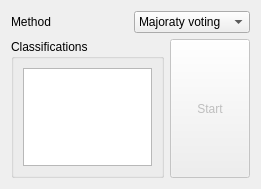
<?xml version="1.0" encoding="UTF-8"?>
<ui version="4.0">
 <class>DialogDecisionFusion</class>
 <widget class="QDialog" name="DialogDecisionFusion">
  <property name="geometry">
   <rect>
    <x>0</x>
    <y>0</y>
    <width>261</width>
    <height>189</height>
   </rect>
  </property>
  <property name="windowTitle">
   <string>Dialog</string>
  </property>
  <layout class="QVBoxLayout" name="verticalLayout">
   <item>
    <layout class="QHBoxLayout" name="horizontalLayout_2">
     <item>
      <widget class="QLabel" name="label">
       <property name="text">
        <string>Method</string>
       </property>
      </widget>
     </item>
     <item>
      <widget class="QComboBox" name="comboBox">
       <item>
        <property name="text">
         <string>Majoraty voting</string>
        </property>
       </item>
      </widget>
     </item>
    </layout>
   </item>
   <item>
    <layout class="QHBoxLayout" name="horizontalLayout_3">
     <item>
      <widget class="QGroupBox" name="groupBox">
       <property name="title">
        <string>Classifications</string>
       </property>
       <layout class="QHBoxLayout" name="horizontalLayout">
        <item>
         <widget class="QListView" name="listView">
          <property name="editTriggers">
           <set>QAbstractItemView::NoEditTriggers</set>
          </property>
          <property name="selectionMode">
           <enum>QAbstractItemView::ExtendedSelection</enum>
          </property>
          <property name="selectionBehavior">
           <enum>QAbstractItemView::SelectRows</enum>
          </property>
         </widget>
        </item>
       </layout>
      </widget>
     </item>
     <item>
      <widget class="QPushButton" name="pushButton">
       <property name="enabled">
        <bool>false</bool>
       </property>
       <property name="sizePolicy">
        <sizepolicy hsizetype="Minimum" vsizetype="Preferred">
         <horstretch>0</horstretch>
         <verstretch>0</verstretch>
        </sizepolicy>
       </property>
       <property name="text">
        <string>Start</string>
       </property>
      </widget>
     </item>
    </layout>
   </item>
  </layout>
 </widget>
 <resources/>
 <connections/>
</ui>
